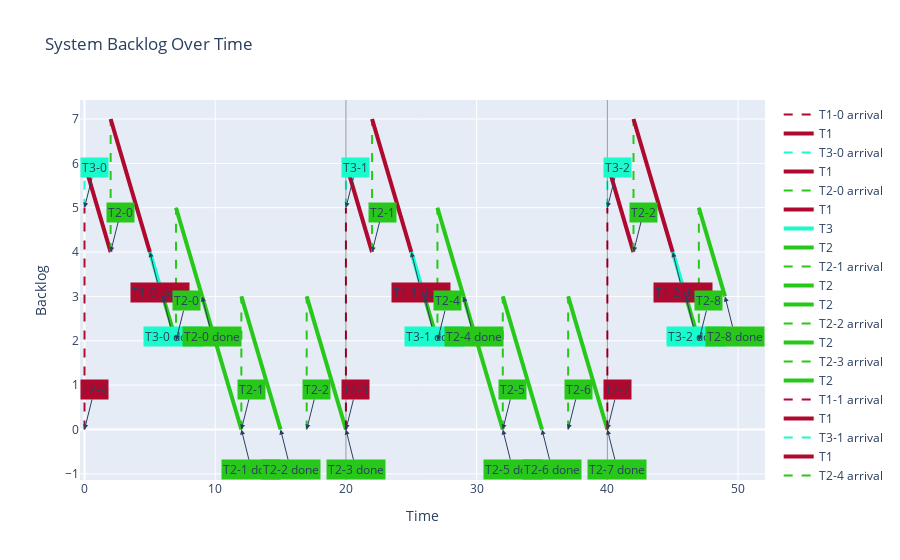

This figure's notebook cell:
### Code cell
interval = 50

P = Uniprocessor(policy="FIFO", taskload=taskload)
WL = P.get_workload_until(interval)
T = get_periodic_tasks_hyperperiod(taskload)
PM = PlotManager(WL)
myfig = PM.plot_backlog()
add_hyperperiod_lines(myfig, T, interval)
myfig.show()

### Figure 1 — Plotly figure (JSON) as saved in the notebook; plotly's stock layout.template omitted (floating-point values rounded to 4 significant figures)
{"data": [{"line": {"color": "#AF092F", "dash": "dash", "width": 2}, "mode": "lines", "name": "T1-0 arrival", "type": "scatter", "x": [0, 0], "y": [0, 5]}, {"line": {"color": "#AF092F", "width": 4}, "mode": "lines", "name": "T1", "type": "scatter", "x": [0, 0], "y": [5, 5]}, {"line": {"color": "#17FCCA", "dash": "dash", "width": 2}, "mode": "lines", "name": "T3-0 arrival", "type": "scatter", "x": [0, 0], "y": [5, 6]}, {"line": {"color": "#AF092F", "width": 4}, "mode": "lines", "name": "T1", "type": "scatter", "x": [0, 2], "y": [6, 4]}, {"line": {"color": "#28C81B", "dash": "dash", "width": 2}, "mode": "lines", "name": "T2-0 arrival", "type": "scatter", "x": [2, 2], "y": [4, 7]}, {"line": {"color": "#AF092F", "width": 4}, "mode": "lines", "name": "T1", "type": "scatter", "x": [2, 5], "y": [7, 4]}, {"line": {"color": "#17FCCA", "width": 4}, "mode": "lines", "name": "T3", "type": "scatter", "x": [5, 6], "y": [4, 3]}, {"line": {"color": "#28C81B", "width": 4}, "mode": "lines", "name": "T2", "type": "scatter", "x": [6, 7], "y": [3, 2]}, {"line": {"color": "#28C81B", "dash": "dash", "width": 2}, "mode": "lines", "name": "T2-1 arrival", "type": "scatter", "x": [7, 7], "y": [2, 5]}, {"line": {"color": "#28C81B", "width": 4}, "mode": "lines", "name": "T2", "type": "scatter", "x": [7, 9], "y": [5, 3]}, {"line": {"color": "#28C81B", "width": 4}, "mode": "lines", "name": "T2", "type": "scatter", "x": [9, 12], "y": [3, 0]}, {"line": {"color": "#28C81B", "dash": "dash", "width": 2}, "mode": "lines", "name": "T2-2 arrival", "type": "scatter", "x": [12, 12], "y": [0, 3]}, {"line": {"color": "#28C81B", "width": 4}, "mode": "lines", "name": "T2", "type": "scatter", "x": [12, 15], "y": [3, 0]}, {"line": {"color": "#28C81B", "dash": "dash", "width": 2}, "mode": "lines", "name": "T2-3 arrival", "type": "scatter", "x": [17, 17], "y": [0, 3]}, {"line": {"color": "#28C81B", "width": 4}, "mode": "lines", "name": "T2", "type": "scatter", "x": [17, 20], "y": [3, 0]}, {"line": {"color": "#AF092F", "dash": "dash", "width": 2}, "mode": "lines", "name": "T1-1 arrival", "type": "scatter", "x": [20, 20], "y": [0, 5]}, {"line": {"color": "#AF092F", "width": 4}, "mode": "lines", "name": "T1", "type": "scatter", "x": [20, 20], "y": [5, 5]}, {"line": {"color": "#17FCCA", "dash": "dash", "width": 2}, "mode": "lines", "name": "T3-1 arrival", "type": "scatter", "x": [20, 20], "y": [5, 6]}, {"line": {"color": "#AF092F", "width": 4}, "mode": "lines", "name": "T1", "type": "scatter", "x": [20, 22], "y": [6, 4]}, {"line": {"color": "#28C81B", "dash": "dash", "width": 2}, "mode": "lines", "name": "T2-4 arrival", "type": "scatter", "x": [22, 22], "y": [4, 7]}, {"line": {"color": "#AF092F", "width": 4}, "mode": "lines", "name": "T1", "type": "scatter", "x": [22, 25], "y": [7, 4]}, {"line": {"color": "#17FCCA", "width": 4}, "mode": "lines", "name": "T3", "type": "scatter", "x": [25, 26], "y": [4, 3]}, {"line": {"color": "#28C81B", "width": 4}, "mode": "lines", "name": "T2", "type": "scatter", "x": [26, 27], "y": [3, 2]}, {"line": {"color": "#28C81B", "dash": "dash", "width": 2}, "mode": "lines", "name": "T2-5 arrival", "type": "scatter", "x": [27, 27], "y": [2, 5]}, {"line": {"color": "#28C81B", "width": 4}, "mode": "lines", "name": "T2", "type": "scatter", "x": [27, 29], "y": [5, 3]}, {"line": {"color": "#28C81B", "width": 4}, "mode": "lines", "name": "T2", "type": "scatter", "x": [29, 32], "y": [3, 0]}, {"line": {"color": "#28C81B", "dash": "dash", "width": 2}, "mode": "lines", "name": "T2-6 arrival", "type": "scatter", "x": [32, 32], "y": [0, 3]}, {"line": {"color": "#28C81B", "width": 4}, "mode": "lines", "name": "T2", "type": "scatter", "x": [32, 35], "y": [3, 0]}, {"line": {"color": "#28C81B", "dash": "dash", "width": 2}, "mode": "lines", "name": "T2-7 arrival", "type": "scatter", "x": [37, 37], "y": [0, 3]}, {"line": {"color": "#28C81B", "width": 4}, "mode": "lines", "name": "T2", "type": "scatter", "x": [37, 40], "y": [3, 0]}, {"line": {"color": "#AF092F", "dash": "dash", "width": 2}, "mode": "lines", "name": "T1-2 arrival", "type": "scatter", "x": [40, 40], "y": [0, 5]}, {"line": {"color": "#AF092F", "width": 4}, "mode": "lines", "name": "T1", "type": "scatter", "x": [40, 40], "y": [5, 5]}, {"line": {"color": "#17FCCA", "dash": "dash", "width": 2}, "mode": "lines", "name": "T3-2 arrival", "type": "scatter", "x": [40, 40], "y": [5, 6]}, {"line": {"color": "#AF092F", "width": 4}, "mode": "lines", "name": "T1", "type": "scatter", "x": [40, 42], "y": [6, 4]}, {"line": {"color": "#28C81B", "dash": "dash", "width": 2}, "mode": "lines", "name": "T2-8 arrival", "type": "scatter", "x": [42, 42], "y": [4, 7]}, {"line": {"color": "#AF092F", "width": 4}, "mode": "lines", "name": "T1", "type": "scatter", "x": [42, 45], "y": [7, 4]}, {"line": {"color": "#17FCCA", "width": 4}, "mode": "lines", "name": "T3", "type": "scatter", "x": [45, 46], "y": [4, 3]}, {"line": {"color": "#28C81B", "width": 4}, "mode": "lines", "name": "T2", "type": "scatter", "x": [46, 47], "y": [3, 2]}, {"line": {"color": "#28C81B", "dash": "dash", "width": 2}, "mode": "lines", "name": "T2-9 arrival", "type": "scatter", "x": [47, 47], "y": [2, 5]}, {"line": {"color": "#28C81B", "width": 4}, "mode": "lines", "name": "T2", "type": "scatter", "x": [47, 49], "y": [5, 3]}], "layout": {"annotations": [{"arrowhead": 2, "ax": 10, "ay": -40, "bgcolor": "#AF092F", "showarrow": true, "text": "T2-9", "x": 0, "y": 0}, {"arrowhead": 2, "ax": 10, "ay": -40, "bgcolor": "#17FCCA", "showarrow": true, "text": "T3-0", "x": 0, "y": 5}, {"arrowhead": 2, "ax": 10, "ay": -40, "bgcolor": "#28C81B", "showarrow": true, "text": "T2-0", "x": 2, "y": 4}, {"arrowhead": 2, "ax": 10, "ay": 40, "bgcolor": "#AF092F", "showarrow": true, "text": "T1-0 done", "x": 5, "y": 4}, {"arrowhead": 2, "ax": 10, "ay": 40, "bgcolor": "#17FCCA", "showarrow": true, "text": "T3-0 done", "x": 6, "y": 3}, {"arrowhead": 2, "ax": 10, "ay": -40, "bgcolor": "#28C81B", "showarrow": true, "text": "T2-0", "x": 7, "y": 2}, {"arrowhead": 2, "ax": 10, "ay": 40, "bgcolor": "#28C81B", "showarrow": true, "text": "T2-0 done", "x": 9, "y": 3}, {"arrowhead": 2, "ax": 10, "ay": 40, "bgcolor": "#28C81B", "showarrow": true, "text": "T2-1 done", "x": 12, "y": 0}, {"arrowhead": 2, "ax": 10, "ay": -40, "bgcolor": "#28C81B", "showarrow": true, "text": "T2-1", "x": 12, "y": 0}, {"arrowhead": 2, "ax": 10, "ay": 40, "bgcolor": "#28C81B", "showarrow": true, "text": "T2-2 done", "x": 15, "y": 0}, {"arrowhead": 2, "ax": 10, "ay": -40, "bgcolor": "#28C81B", "showarrow": true, "text": "T2-2", "x": 17, "y": 0}, {"arrowhead": 2, "ax": 10, "ay": 40, "bgcolor": "#28C81B", "showarrow": true, "text": "T2-3 done", "x": 20, "y": 0}, {"arrowhead": 2, "ax": 10, "ay": -40, "bgcolor": "#AF092F", "showarrow": true, "text": "T2-3", "x": 20, "y": 0}, {"arrowhead": 2, "ax": 10, "ay": -40, "bgcolor": "#17FCCA", "showarrow": true, "text": "T3-1", "x": 20, "y": 5}, {"arrowhead": 2, "ax": 10, "ay": -40, "bgcolor": "#28C81B", "showarrow": true, "text": "T2-1", "x": 22, "y": 4}, {"arrowhead": 2, "ax": 10, "ay": 40, "bgcolor": "#AF092F", "showarrow": true, "text": "T1-1 done", "x": 25, "y": 4}, {"arrowhead": 2, "ax": 10, "ay": 40, "bgcolor": "#17FCCA", "showarrow": true, "text": "T3-1 done", "x": 26, "y": 3}, {"arrowhead": 2, "ax": 10, "ay": -40, "bgcolor": "#28C81B", "showarrow": true, "text": "T2-4", "x": 27, "y": 2}, {"arrowhead": 2, "ax": 10, "ay": 40, "bgcolor": "#28C81B", "showarrow": true, "text": "T2-4 done", "x": 29, "y": 3}, {"arrowhead": 2, "ax": 10, "ay": 40, "bgcolor": "#28C81B", "showarrow": true, "text": "T2-5 done", "x": 32, "y": 0}, {"arrowhead": 2, "ax": 10, "ay": -40, "bgcolor": "#28C81B", "showarrow": true, "text": "T2-5", "x": 32, "y": 0}, {"arrowhead": 2, "ax": 10, "ay": 40, "bgcolor": "#28C81B", "showarrow": true, "text": "T2-6 done", "x": 35, "y": 0}, {"arrowhead": 2, "ax": 10, "ay": -40, "bgcolor": "#28C81B", "showarrow": true, "text": "T2-6", "x": 37, "y": 0}, {"arrowhead": 2, "ax": 10, "ay": 40, "bgcolor": "#28C81B", "showarrow": true, "text": "T2-7 done", "x": 40, "y": 0}, {"arrowhead": 2, "ax": 10, "ay": -40, "bgcolor": "#AF092F", "showarrow": true, "text": "T2-7", "x": 40, "y": 0}, {"arrowhead": 2, "ax": 10, "ay": -40, "bgcolor": "#17FCCA", "showarrow": true, "text": "T3-2", "x": 40, "y": 5}, {"arrowhead": 2, "ax": 10, "ay": -40, "bgcolor": "#28C81B", "showarrow": true, "text": "T2-2", "x": 42, "y": 4}, {"arrowhead": 2, "ax": 10, "ay": 40, "bgcolor": "#AF092F", "showarrow": true, "text": "T1-2 done", "x": 45, "y": 4}, {"arrowhead": 2, "ax": 10, "ay": 40, "bgcolor": "#17FCCA", "showarrow": true, "text": "T3-2 done", "x": 46, "y": 3}, {"arrowhead": 2, "ax": 10, "ay": -40, "bgcolor": "#28C81B", "showarrow": true, "text": "T2-8", "x": 47, "y": 2}, {"arrowhead": 2, "ax": 10, "ay": 40, "bgcolor": "#28C81B", "showarrow": true, "text": "T2-8 done", "x": 49, "y": 3}], "shapes": [{"line": {"color": "black", "width": 1}, "opacity": 0.4, "type": "line", "x0": 20, "x1": 20, "xref": "x", "y0": 0, "y1": 1, "yref": "y domain"}, {"line": {"color": "black", "width": 1}, "opacity": 0.4, "type": "line", "x0": 40, "x1": 40, "xref": "x", "y0": 0, "y1": 1, "yref": "y domain"}], "showlegend": true, "title": {"text": "System Backlog Over Time"}, "xaxis": {"title": {"text": "Time"}}, "yaxis": {"title": {"text": "Backlog"}}}}
